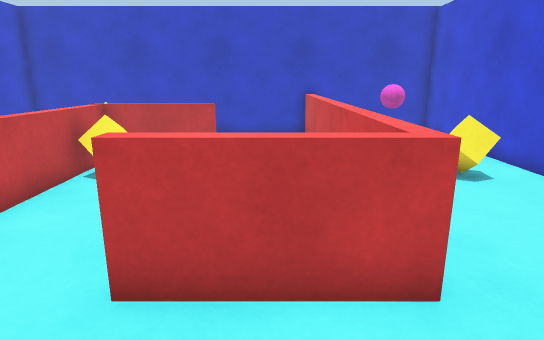
[1] (above)

16 first-person views from a walk through a scene from a Unity 3-D project. The camera is 1.3 m above the floor, tilts 14° down and sees 75° across. The floor is counted in squares, 0.5 m on a side. Each view is taken from the middle of a square. On the plan, view 1 faces up. The plan holds only what a view shows up to about 20 squares ahead; the rest is blank.

[2]
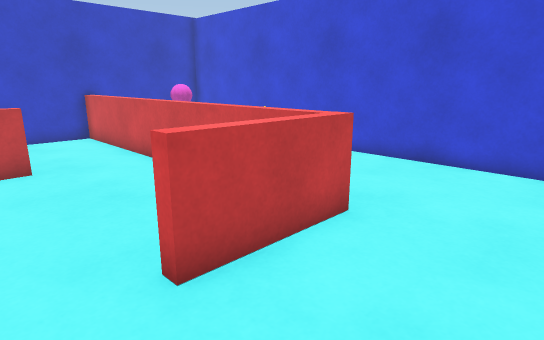

[3]
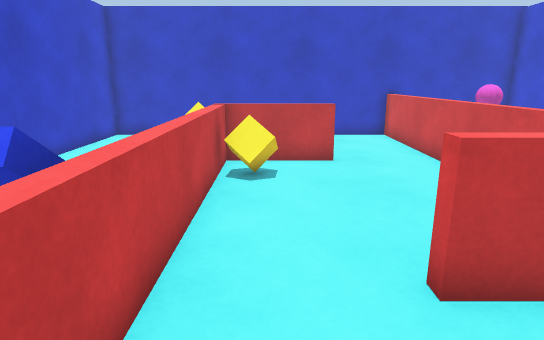

[4]
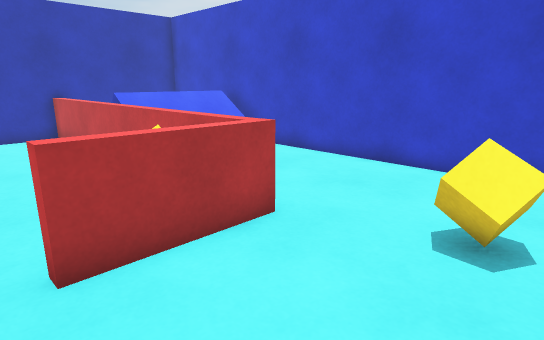

[5]
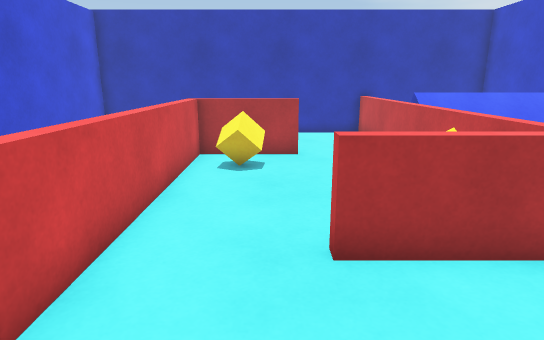

[6]
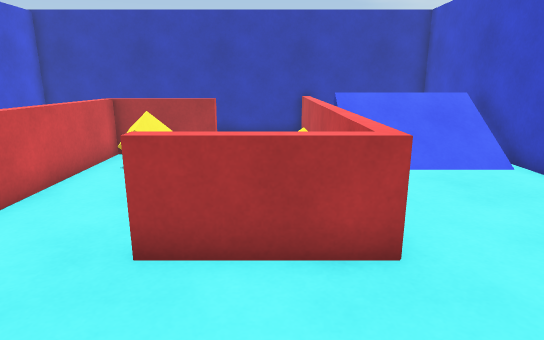

[7]
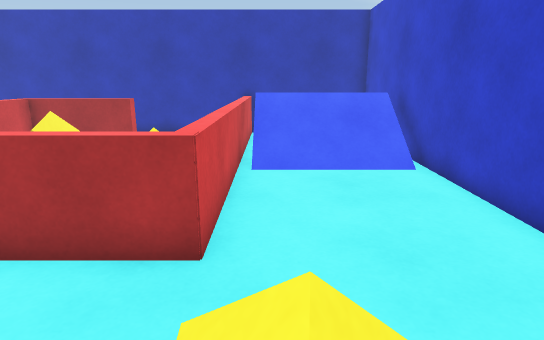

[8]
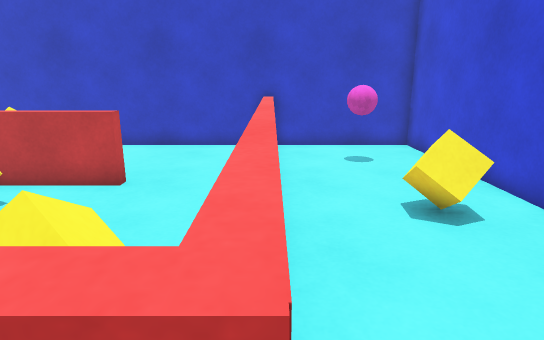

[9]
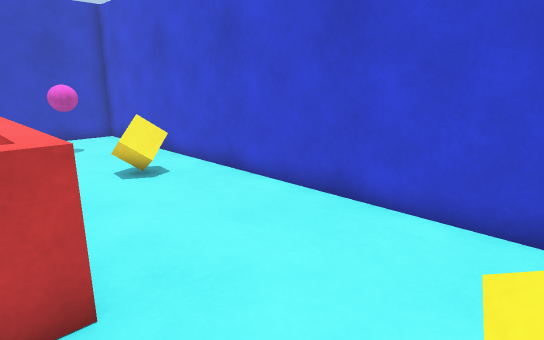

[10]
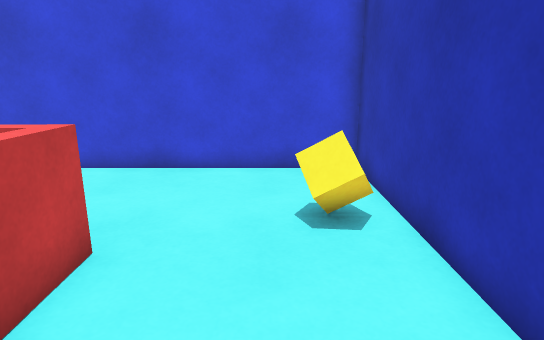

[11]
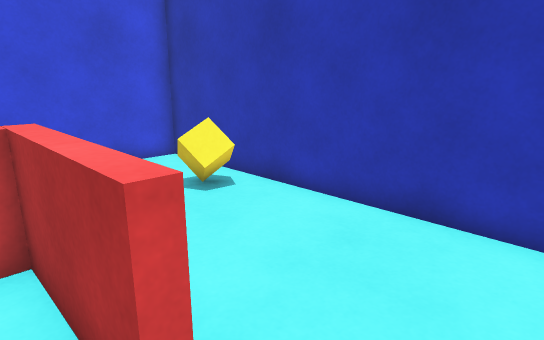

[12]
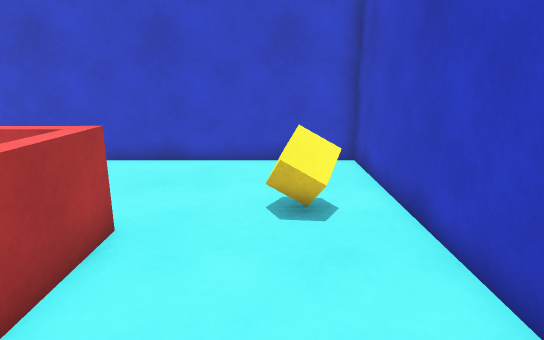

[13]
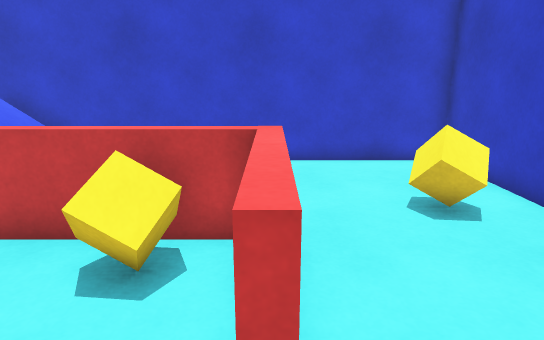

[14]
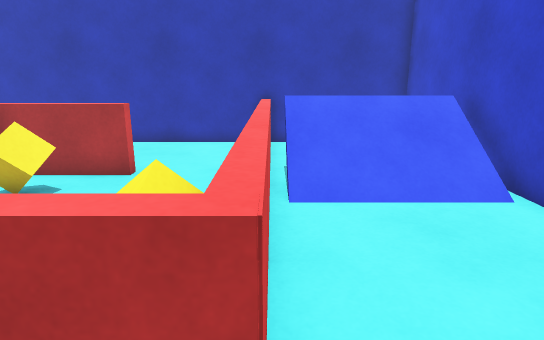

[15]
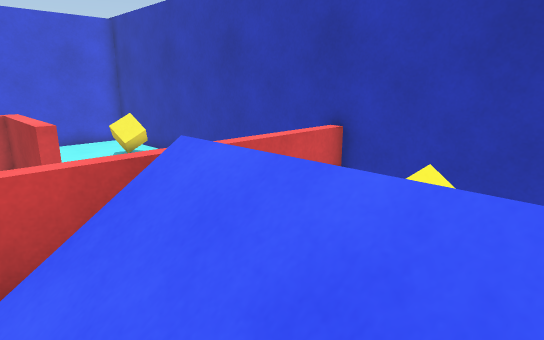

[16]
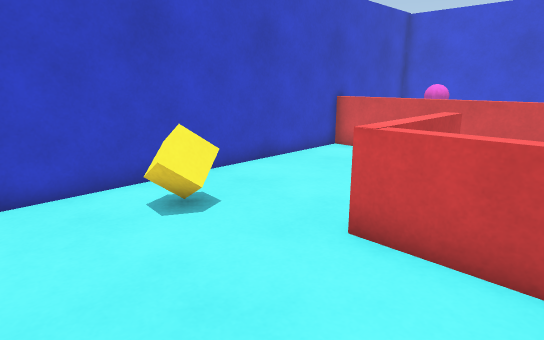

### Floor plan
Key: @ floor where view 1 was taken; # wall or solid block; . floor; / step, stairs or slope; = window, fence, low wall or low ledge; v drop or lower ground; B pink ball; C yellow cube.
Columns run from 12 left of view 1 to 8 right of it. Each row starts with its distance up from view 1.
 18 #####################
 17 #.............=.....#
 16 #....C........=.....#
 15 #....C........=..B..#
 14 #.............=.....#
 13 #.............=.....#
 12 #.....==......=.....#
 11 #.....=#......=.....#
 10 #.....=C......=..CC.#
  9 #.....= ......=.....#
  8 #.....= ......=.....#
  7 #.....= ......=.....#
  6 #/////= ....C.=.....#
  5 #=////= ......=.....#
  4 # ////= ..#...=.....#
  3 #vvvvv= ............#
  2 #     = ............#
  1 #  C  = ............#
  0 #  C  = ....@..CC...#
 -1 #     = .......... ##
 -2 ###################

Where each view was taken, in squares from view 1:
view 1: 0 up, 0 right, facing up
view 2: 0 up, 4 left, facing up-right
view 3: 0 up, 4 left, facing up
view 4: 17 up, 1 left, facing down-left
view 5: 17 up, 1 left, facing down
view 6: 17 up, 4 left, facing down
view 7: 17 up, 7 left, facing down
view 8: 3 up, 2 right, facing up
view 9: 0 up, 1 right, facing up-right
view 10: 1 up, 3 left, facing right
view 11: 5 up, 4 left, facing down-right
view 12: 15 up, 0 right, facing left
view 13: 12 up, 0 right, facing left
view 14: 14 up, 6 left, facing down
view 15: 6 up, 11 left, facing down-right
view 16: 9 up, 11 left, facing up-right
